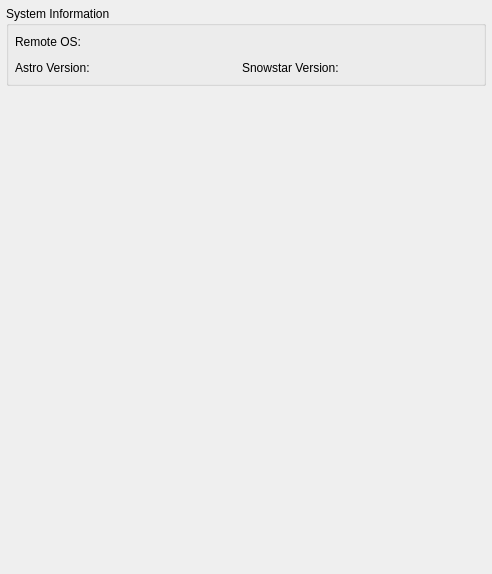
<?xml version="1.0" encoding="UTF-8"?>
<ui version="4.0">
 <class>snowgui::remoteconfigurationpanel</class>
 <widget class="QWidget" name="snowgui::remoteconfigurationpanel">
  <property name="geometry">
   <rect>
    <x>0</x>
    <y>0</y>
    <width>492</width>
    <height>574</height>
   </rect>
  </property>
  <property name="windowTitle">
   <string>Form</string>
  </property>
  <layout class="QVBoxLayout" name="verticalLayout">
   <property name="leftMargin">
    <number>6</number>
   </property>
   <property name="topMargin">
    <number>6</number>
   </property>
   <property name="rightMargin">
    <number>6</number>
   </property>
   <property name="bottomMargin">
    <number>6</number>
   </property>
   <item>
    <widget class="QGroupBox" name="systeminfoGroup">
     <property name="maximumSize">
      <size>
       <width>16777215</width>
       <height>80</height>
      </size>
     </property>
     <property name="title">
      <string>System Information</string>
     </property>
     <layout class="QGridLayout" name="gridLayout_7">
      <property name="leftMargin">
       <number>6</number>
      </property>
      <property name="topMargin">
       <number>6</number>
      </property>
      <property name="rightMargin">
       <number>6</number>
      </property>
      <property name="bottomMargin">
       <number>6</number>
      </property>
      <item row="1" column="1">
       <widget class="QLabel" name="astroversionField">
        <property name="maximumSize">
         <size>
          <width>160</width>
          <height>16777215</height>
         </size>
        </property>
        <property name="text">
         <string/>
        </property>
       </widget>
      </item>
      <item row="1" column="3">
       <widget class="QLabel" name="snowstarversionField">
        <property name="maximumSize">
         <size>
          <width>16777215</width>
          <height>16777215</height>
         </size>
        </property>
        <property name="text">
         <string/>
        </property>
       </widget>
      </item>
      <item row="0" column="1" colspan="3">
       <widget class="QLabel" name="remoteosField">
        <property name="text">
         <string/>
        </property>
       </widget>
      </item>
      <item row="0" column="0">
       <widget class="QLabel" name="remoteosLabel">
        <property name="maximumSize">
         <size>
          <width>100</width>
          <height>16777215</height>
         </size>
        </property>
        <property name="text">
         <string>Remote OS:</string>
        </property>
       </widget>
      </item>
      <item row="1" column="2">
       <widget class="QLabel" name="snowstarversionLabel">
        <property name="maximumSize">
         <size>
          <width>120</width>
          <height>16777215</height>
         </size>
        </property>
        <property name="text">
         <string>Snowstar Version:</string>
        </property>
       </widget>
      </item>
      <item row="1" column="0">
       <widget class="QLabel" name="astroversionLabel">
        <property name="maximumSize">
         <size>
          <width>100</width>
          <height>16777215</height>
         </size>
        </property>
        <property name="text">
         <string>Astro Version:</string>
        </property>
       </widget>
      </item>
     </layout>
    </widget>
   </item>
   <item>
    <widget class="snowgui::remoteconfigurationwidget" name="remoteConfiguration" native="true"/>
   </item>
  </layout>
 </widget>
 <customwidgets>
  <customwidget>
   <class>snowgui::remoteconfigurationwidget</class>
   <extends>QWidget</extends>
   <header location="global">remoteconfigurationwidget.h</header>
   <container>1</container>
  </customwidget>
 </customwidgets>
 <resources/>
 <connections/>
</ui>
